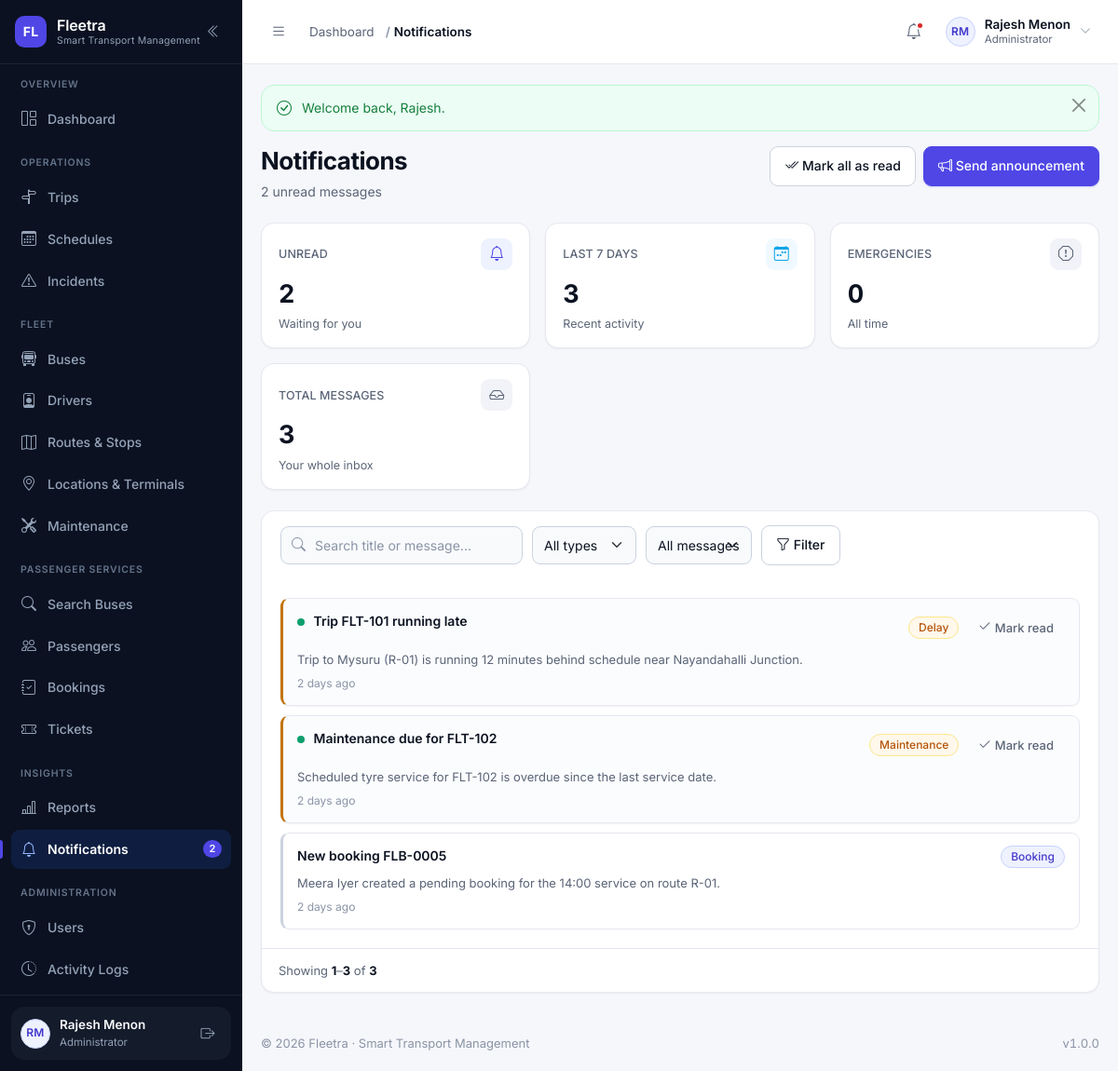
Page /modules/notifications/index.php (signed in) on the committed database.
### tables this page shows
CREATE TABLE users (
    id            INT UNSIGNED NOT NULL AUTO_INCREMENT,
    name          VARCHAR(120)  NOT NULL,
    email         VARCHAR(160)  NOT NULL,
    phone         VARCHAR(20)   DEFAULT NULL,
    password      VARCHAR(255)  NOT NULL COMMENT 'password_hash() output — never plain text',
    role          VARCHAR(30)   NOT NULL DEFAULT 'passenger'
                  COMMENT 'admin | manager | dispatcher | driver | passenger (VARCHAR so new roles need no migration)',
    profile_image VARCHAR(255)  DEFAULT NULL,
    status        ENUM('active','inactive','suspended','deleted') NOT NULL DEFAULT 'active',
    last_login    DATETIME      DEFAULT NULL,
    created_at    DATETIME      NOT NULL DEFAULT CURRENT_TIMESTAMP,
    updated_at    DATETIME      NOT NULL DEFAULT CURRENT_TIMESTAMP ON UPDATE CURRENT_TIMESTAMP,
    PRIMARY KEY (id),
    UNIQUE KEY uq_users_email (email),
    KEY idx_users_role (role),
    KEY idx_users_status (status)
);

CREATE TABLE notifications (
    id                INT UNSIGNED NOT NULL AUTO_INCREMENT,
    user_id           INT UNSIGNED NOT NULL,
    title             VARCHAR(160) NOT NULL,
    message           TEXT NOT NULL,
    notification_type ENUM('trip','delay','maintenance','booking','emergency','system') NOT NULL DEFAULT 'system',
    reference_id      INT UNSIGNED DEFAULT NULL COMMENT 'Related record id (trip, booking, bus...)',
    is_read           TINYINT(1) NOT NULL DEFAULT 0,
    created_at        DATETIME NOT NULL DEFAULT CURRENT_TIMESTAMP,
    PRIMARY KEY (id),
    KEY idx_notifications_user_read (user_id, is_read),
    KEY idx_notifications_created (created_at),
    CONSTRAINT fk_notifications_user FOREIGN KEY (user_id) REFERENCES users (id) ON DELETE CASCADE
);

### modules/notifications/index.php (the view, shortened to what the rows shown need)
<?php
require_once __DIR__ . '/../../includes/permissions.php';
require_permission('notifications.view');
$userId = user_id();
$search       = get('q');
$typeFilter   = get('type');
$readFilter   = get('read');
$where  = ['n.user_id = ?'];
$params = [$userId];
$whereSql = 'WHERE ' . implode(' AND ', $where);
$total = (int) db_value("SELECT COUNT(*) FROM notifications n $whereSql", $params, 0);
$page  = paginate($total, 20);
$notifications = db_all(
    "SELECT n.id, n.title, n.message, n.notification_type, n.reference_id, n.is_read, n.created_at
       FROM notifications n
       $whereSql
      ORDER BY n.is_read ASC, n.created_at DESC
      LIMIT {$page['per_page']} OFFSET {$page['offset']}",
    $params
);
$summary  = notification_summary($userId);
$canSend  = can('notifications.send');
$hasFilters = $search !== '' || $typeFilter !== '' || $readFilter !== '';
require __DIR__ . '/../../includes/header.php';
?>
<?= render_page_header(
    'Notifications',
    $summary['unread'] > 0
        ? $summary['unread'] . ' unread message' . ($summary['unread'] === 1 ? '' : 's')
        : 'You are all caught up',
    ($summary['unread'] > 0
        ? '<form method="post" action="' . e(url('modules/notifications/read.php')) . '" class="d-inline" id="markAllForm">'
            . csrf_field()
            . '<input type="hidden" name="action" value="all">
               <button type="submit" class="btn btn-outline-secondary">
                   <i class="bi bi-check2-all" aria-hidden="true"></i> Mark all as read
               </button>
           </form>'
        : '')
    . ($canSend
        ? '<a class="btn btn-primary" href="' . e(url('modules/notifications/send.php')) . '">
               <i class="bi bi-megaphone" aria-hidden="true"></i> Send announcement
           </a>'
        : '')
) ?>
<div class="card-fl">
    <?php if ($notifications === []): ?>
        <?= empty_state(
            $hasFilters ? 'No notifications match these filters' : 'No notifications yet',
            $hasFilters
                ? 'Try clearing the filters to see your whole inbox.'
                : 'Trip updates, booking confirmations, delays and maintenance reminders will arrive here.',
            'bi-bell'
        ) ?>
    <?php else: ?>
        <div class="card-fl__body stack-sm" data-notification-list>
            <?php foreach ($notifications as $notification): ?>
                <article class="alert-item alert-item--<?= e(status_variant($notification['notification_type'])) ?><?= (int) $notification['is_read'] === 0 ? ' notification--unread' : '' ?>"
                         data-notification-id="<?= (int) $notification['id'] ?>">
                    <div class="alert-item__head">
                        <span class="alert-item__title">
                            <?php if ((int) $notification['is_read'] === 0): ?>
                                <span class="live-dot" aria-hidden="true"></span>
                            <?php endif; ?>
                            <?= e($notification['title']) ?>
                        </span>
                        <span class="d-flex gap-2 align-items-center flex-wrap">
                            <?= status_badge($notification['notification_type']) ?>
                            <?php if ((int) $notification['is_read'] === 0): ?>
                                <form method="post" action="<?= e(url('modules/notifications/read.php')) ?>" class="d-inline"
                                      data-ajax-read>
                                    <button type="submit" class="btn btn-ghost btn-sm">
                                        <i class="bi bi-check2" aria-hidden="true"></i> Mark read
                                    </button>
                                </form>
                            <?php endif; ?>
                        </span>
                    </div>
                    <p class="alert-item__text" style="white-space:pre-line;"><?= e((string) $notification['message']) ?></p>
                    <p class="alert-item__meta"><?= e(time_ago((string) $notification['created_at'])) ?></p>
                </article>
            <?php endforeach; ?>
        </div>
        <?= render_pagination($page) ?>
    <?php endif; ?>
</div>
<?php require __DIR__ . '/../../includes/footer.php'; ?>

### includes/sidebar.php (shortened to what the rows shown need)
<?php
$navUser        = current_user();
?>
<aside class="sidebar" id="appSidebar" aria-label="Main navigation">
    <div class="sidebar__footer">
        <div class="sidebar-user">
            <a class="sidebar-user__link" href="<?= e(url('profile.php')) ?>" title="Open my profile">
                <?= avatar_markup($navUser, 'sm') ?>
                <span class="sidebar-user__text">
                    <span class="sidebar-user__name"><?= e($navUser['name'] ?? 'Guest') ?></span>
                    <span class="sidebar-user__role"><?= e(role_label(current_role())) ?></span>
                </span>
            </a>
        </div>
    </div>
</aside>

### includes/functions.php (shortened to what the rows shown need)
<?php
require_once __DIR__ . '/../config/database.php';
function url(string $path = ''): string
{
    return BASE_URL . ltrim($path, '/');
}
function e(mixed $value): string
{
    return htmlspecialchars((string) ($value ?? ''), ENT_QUOTES | ENT_SUBSTITUTE, 'UTF-8');
}
function get_int(string $key, int $default = 0, int $min = 0): int
{
    $value = filter_var($_GET[$key] ?? null, FILTER_VALIDATE_INT);
    return $value === false ? $default : max($min, (int) $value);
}
function csrf_token(): string
{
    return $_SESSION['csrf_token'];
}
function csrf_field(): string
{
    return '<input type="hidden" name="csrf_token" value="' . e(csrf_token()) . '">';
}
function paginate(int $total, int $perPage = 15, ?int $currentPage = null): array
{
    $perPage     = max(1, $perPage);
    $pages       = max(1, (int) ceil($total / $perPage));
    $currentPage = $currentPage ?? get_int('page', 1, 1);
    $currentPage = min(max(1, $currentPage), $pages);
    $offset      = ($currentPage - 1) * $perPage;
    return [
        'page'     => $currentPage,
        'per_page' => $perPage,
        'total'    => $total,
        'pages'    => $pages,
        'offset'   => $offset,
        'from'     => $total === 0 ? 0 : $offset + 1,
        'to'       => min($offset + $perPage, $total),
    ];
}
function render_pagination(array $meta, int $window = 2): string
{
    $html = '<div class="table-foot">';
    $html .= '<span class="table-foot__info">Showing <strong>' . $meta['from'] . '</strong>–<strong>'
        . $meta['to'] . '</strong> of <strong>' . $meta['total'] . '</strong></span>';
    $html .= '</div>';
    return $html;
}
function time_ago(?string $datetime): string
{
    $timestamp = strtotime($datetime);
    $seconds = time() - $timestamp;
    $units = [
        31536000 => 'year',
        2592000  => 'month',
        604800   => 'week',
        86400    => 'day',
        3600     => 'hour',
        60       => 'minute',
    ];
    foreach ($units as $unitSeconds => $label) {
        if ($seconds >= $unitSeconds) {
            $value = (int) floor($seconds / $unitSeconds);
            return $value . ' ' . $label . ($value > 1 ? 's' : '') . ' ago';
        }
    }
    return 'just now';
}
function initials(?string $name): string
{
    $name  = trim((string) $name);
    $parts    = preg_split('/\s+/', $name) ?: [];
    $initials = '';
    foreach ($parts as $part) {
        $initials .= strtoupper(substr($part, 0, 1));
        if (strlen($initials) === 2) {
            break;
        }
    }
    return $initials !== '' ? $initials : 'FL';
}
function labelize(?string $value): string
{
    return ucwords(str_replace(['_', '-'], ' ', (string) $value));
}
function status_variant(?string $status): string
{
    $key = strtolower(str_replace([' ', '-'], '_', (string) $status));
    $map = [
        'active'        => 'success',
        'available'     => 'success',
        'enabled'       => 'success',
        'inactive'      => 'muted',
        'disabled'      => 'muted',
        'retired'       => 'muted',
        'maintenance'   => 'warning',
        'in_service'    => 'warning',
        'scheduled'     => 'info',
        'upcoming'      => 'info',
        'due'           => 'warning',
        'overdue'       => 'danger',
        'in_progress'   => 'info',
        'routine'       => 'muted',
        'repair'        => 'warning',
        'boarding'      => 'info',
        'running'       => 'primary',
        'on_time'       => 'success',
        'delayed'       => 'warning',
        'completed'     => 'success',
        'cancelled'     => 'danger',
        'canceled'      => 'danger',
        'missed'        => 'danger',
        'diverted'      => 'warning',
        'valid'         => 'success',
        'trip'          => 'info',
        'delay'         => 'warning',
        'booking'       => 'primary',
        'emergency'     => 'danger',
        'system'        => 'muted',
        'confirmed'     => 'success',
        'pending'       => 'warning',
        'paid'          => 'success',
        'unpaid'        => 'warning',
        'partial'       => 'warning',
        'failed'        => 'danger',
        'refunded'      => 'muted',
        'expired'       => 'danger',
        'used'          => 'muted',
        'checked_in'    => 'info',
        'no_show'       => 'muted',
        'on_leave'      => 'warning',
        'suspended'     => 'danger',
        'terminated'    => 'danger',
        'resigned'      => 'muted',
        'low'           => 'info',
        'medium'        => 'warning',
        'high'          => 'danger',
        'critical'      => 'danger',
        'open'          => 'warning',
        'investigating' => 'warning',
        'resolved'      => 'success',
        'closed'        => 'muted',
    ];
    return $map[$key] ?? 'muted';
}
function status_badge(?string $status, ?string $label = null): string
{
    $status = (string) $status;
    return '<span class="badge-status badge-' . e(status_variant($status)) . '">'
        . e($label ?? labelize($status)) . '</span>';
}
function upload_url(?string $filename, string $folder): ?string
{
    if (empty($filename)) {
        return null;
    }
    return url('uploads/' . trim($folder, '/') . '/' . $filename);
}
function avatar_markup(?array $user, string $size = 'sm'): string
{
    $name = (string) ($user['name'] ?? '');
    $url  = upload_url($user['profile_image'] ?? null, 'profiles');
    return '<span class="avatar avatar--' . e($size) . '" aria-hidden="true">'
        . e(initials($name)) . '</span>';
}
function render_page_header(string $title, string $subtitle = '', string $actionsHtml = ''): string
{
    $html = '<div class="page-head"><div class="page-head__text">';
    $html .= '<h1 class="page-title">' . e($title) . '</h1>';
    if ($subtitle !== '') {
        $html .= '<p class="page-subtitle">' . e($subtitle) . '</p>';
    }
    $html .= '</div>';
    if ($actionsHtml !== '') {
        $html .= '<div class="page-head__actions">' . $actionsHtml . '</div>';
    }
    return $html . '</div>';
}

### includes/topbar.php (shortened to what the rows shown need)
<?php
$topbarUser     = current_user();
?>
<header class="topbar">
    <div class="topbar__right">
        <div class="dropdown">
            <button class="user-menu" type="button" data-bs-toggle="dropdown"
                    aria-expanded="false" aria-haspopup="true">
                <?= avatar_markup($topbarUser, 'sm') ?>
                <span class="user-menu__text">
                    <span class="user-menu__name"><?= e($topbarUser['name'] ?? 'Guest') ?></span>
                    <span class="user-menu__role"><?= e(role_label(current_role())) ?></span>
                </span>
                <i class="bi bi-chevron-down user-menu__caret" aria-hidden="true"></i>
            </button>
        </div>
    </div>
</header>

### rows in the picture
users: name "RM RM", name "Rajesh Menon", role "Administrator"
notifications: is_read 0 (drawn), title "Trip FLT-101 running late", notification_type "Delay", message "Trip to Mysuru (R-01) is running 12 minutes behind schedule near Nayandahalli Junction.", created_at "2 days ago"
notifications: is_read 0 (drawn), title "Maintenance due for FLT-102", notification_type "Maintenance", message "Scheduled tyre service for FLT-102 is overdue since the last service date.", created_at "2 days ago"
notifications: title "New booking FLB-0005", notification_type "Booking", message "Meera Iyer created a pending booking for the 14:00 service on route R-01.", created_at "2 days ago", is_read "1", id "3"

### other values in the picture
FLEETRA_NAME "Fleetra"
FLEETRA_TAGLINE "Smart Transport Management"
$group['section'] "OVERVIEW"
$label "Dashboard"
$group['section'] "OPERATIONS"
$label "Trips"
$label "Schedules"
$label "Incidents"
$group['section'] "FLEET"
$label "Buses"
$label "Drivers"
$label "Routes & Stops"
$label "Locations & Terminals"
$label "Maintenance"
$group['section'] "PASSENGER SERVICES"
